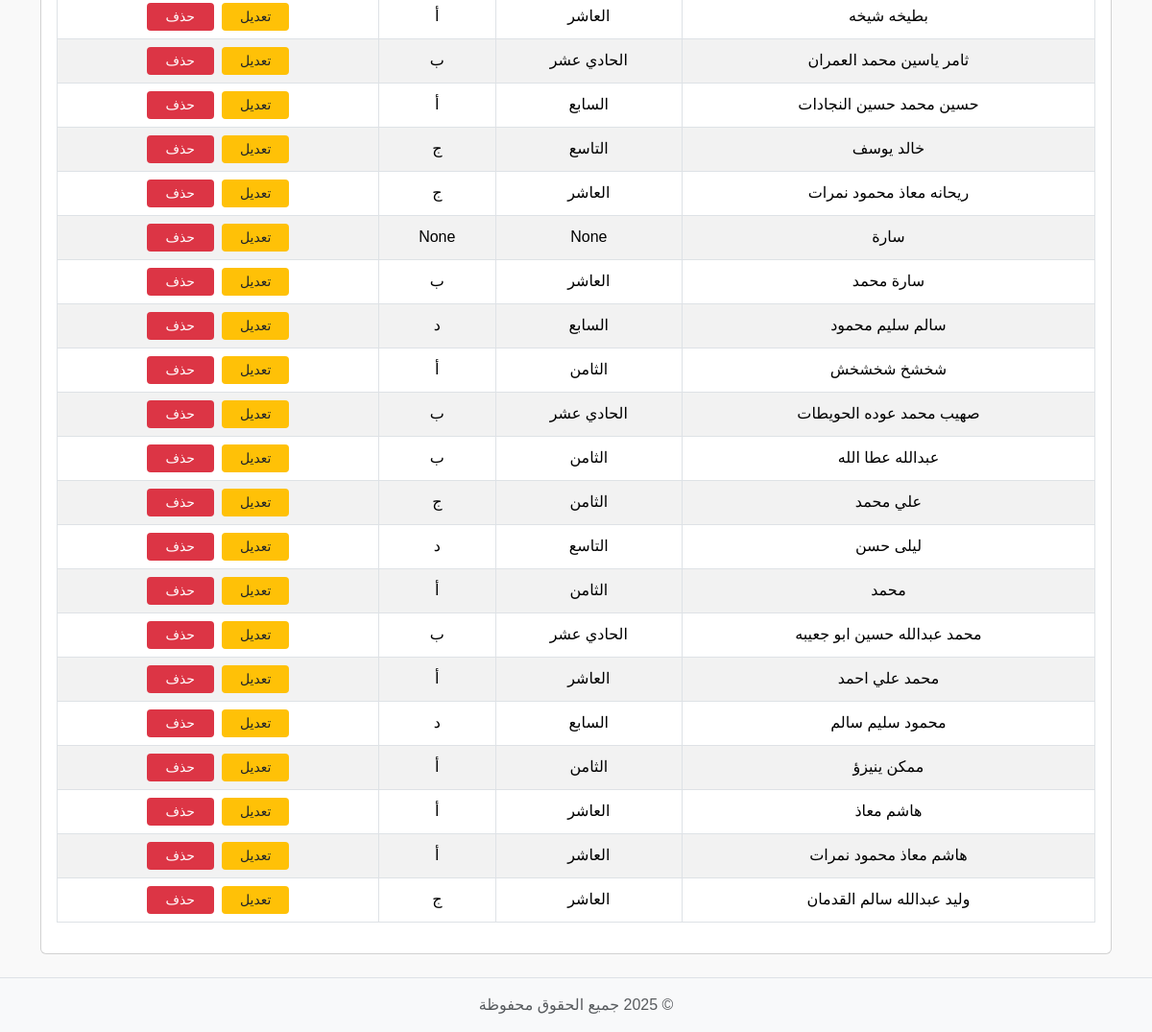
Before: /students (lower part) with the older database file.
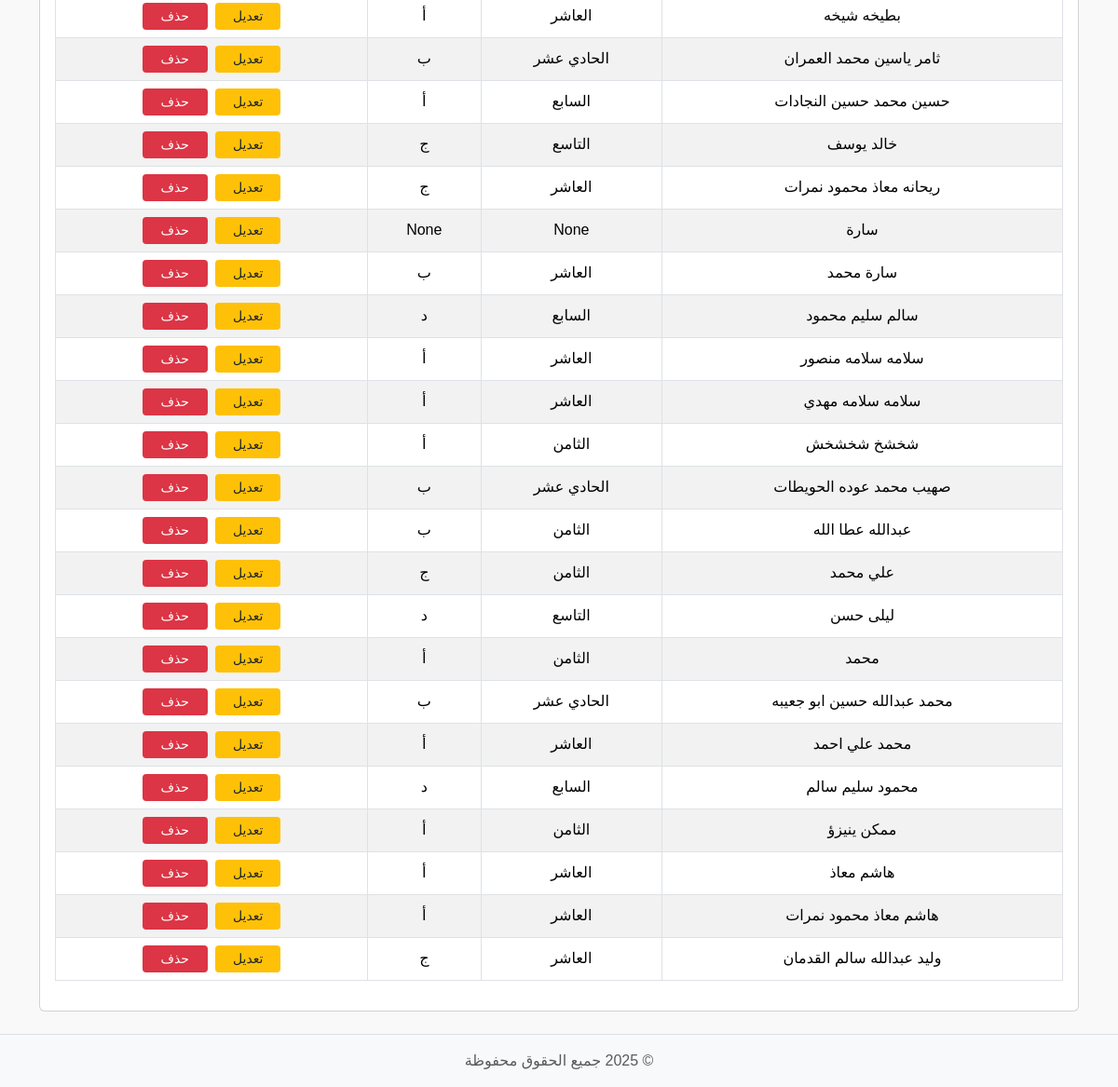
After: the same page with the newer database file.
### tables this page shows
CREATE TABLE students (
    id INTEGER PRIMARY KEY AUTOINCREMENT,
    student_name TEXT NOT NULL,
    username TEXT,
    password TEXT
, class_name TEXT, section TEXT);

### students.py (the view, shortened to what this page needs)
def students():
    conn = get_db_connection()
    students_list = conn.execute('SELECT * FROM students ORDER BY student_name').fetchall()
    conn.close()
    return render_template('students.html', students=students_list)

### db.py (called while the page is built)
def get_db_connection():
    conn = sqlite3.connect(DB_PATH)
    conn.row_factory = sqlite3.Row
    return conn

### templates/students.html (shortened to what this page needs)
{% include 'partials/header.html' %}
<div class="container mt-4">
    <div class="card p-3">
        <table class="table table-bordered table-striped">
            <tbody>
                {% for student in students %}
                <tr data-student-id="{{ student.id }}">
                    <td class="name">{{ student.student_name }}</td>
                    <td class="class">{{ student.class_name }}</td>
                    <td class="section">{{ student.section }}</td>
                    <td>
                        <button class="btn btn-sm btn-warning editBtn">تعديل</button>
                        <button class="btn btn-sm btn-danger deleteBtn">حذف</button>
                    </td>
                </tr>
                {% endfor %}
            </tbody>
        </table>
    </div>
</div>
{% include 'partials/footer.html' %}

Changed rows visible on the page:
added students: student_name "سلامه سلامه منصور", class_name "العاشر", section "أ"
added students: student_name "سلامه سلامه مهدي", class_name "العاشر", section "أ"
